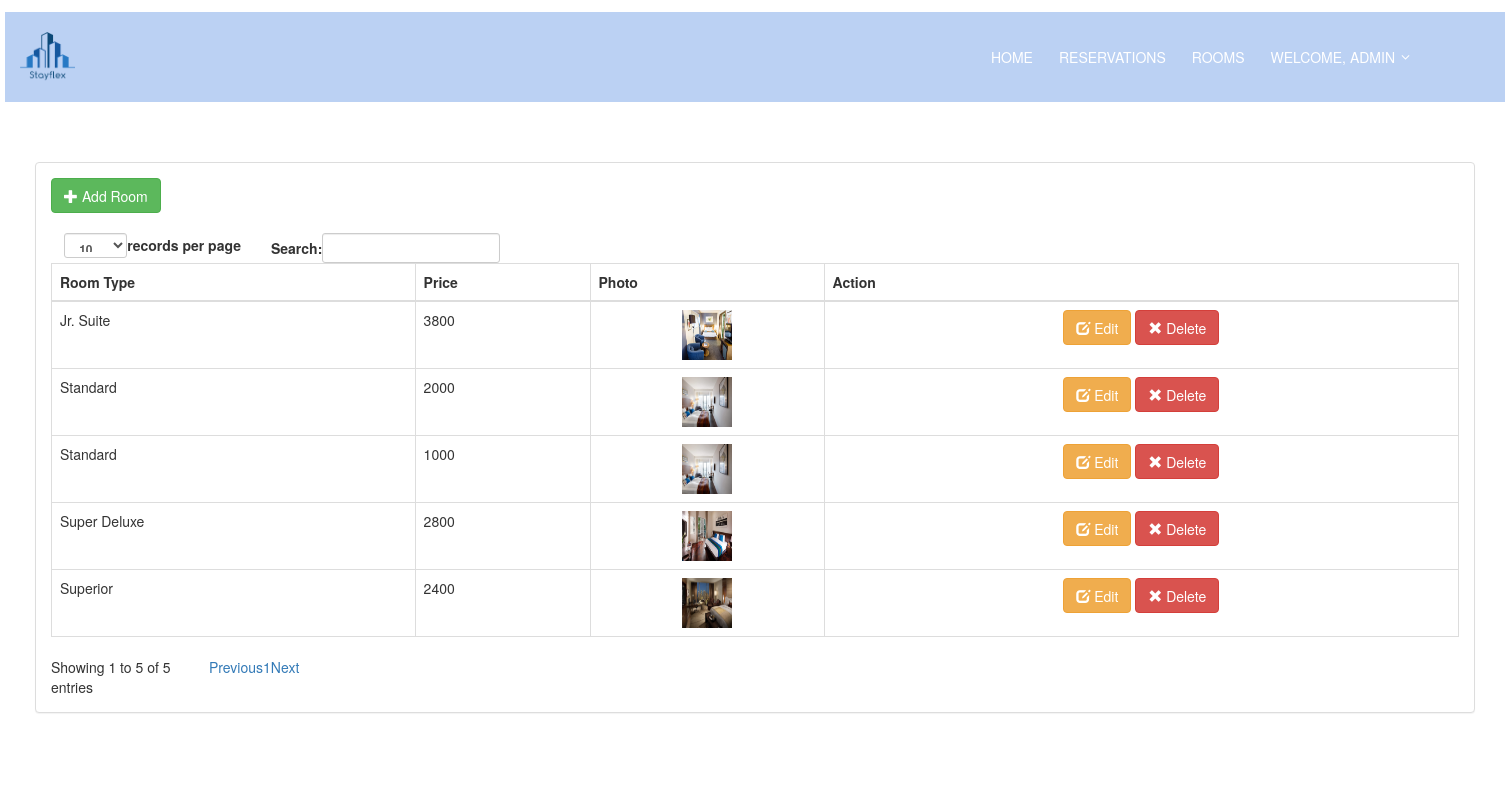
Screenshot of /admin/room.php (signed in) with the database file from the repository.
### tables this page shows
CREATE TABLE `room` (
  `room_id` int(11) NOT NULL,
  `room_type` varchar(50) NOT NULL,
  `total` int(100) NOT NULL,
  `price` varchar(11) NOT NULL,
  `photo` varchar(100) NOT NULL,
  `description` varchar(255) NOT NULL
);

### admin/room.php (the view, shortened to what this page needs)
<?php
include "includes/header.php";
?>
<section class="destinations-area section-gap">
	<div class="container">
	<div class = "container-fluid">
		<div class = "panel panel-default">
			<div class = "panel-body">
				<a class = "btn btn-success" href = "add_room.php"><i class = "glyphicon glyphicon-plus"></i> Add Room</a>
				<br />
				<br />
				<table id = "table" class = "table table-bordered">
					<thead>
						<tr>
							<th>Room Type</th>
							<th>Price</th>
							<th>Photo</th>
							<th>Action</th>
						</tr>
					</thead>
					<tbody>
					<?php
						$query = $conn->query("SELECT * FROM `room`") or die(mysqli_error());
						while($fetch = $query->fetch_array()){
					?>
						<tr>
							<td><?php echo $fetch['room_type']?></td>
							<td><?php echo $fetch['price']?></td>
							<td><center><img src = "../photo/<?php echo $fetch['photo']?>" height = "50" width = "50"/></center></td>
							<td><center><a class = "btn btn-warning" href = "edit_room.php?room_id=<?php echo $fetch['room_id']?>"><i class = "glyphicon glyphicon-edit"></i> Edit</a> <a class = "btn btn-danger" onclick = "confirmationDelete(this); return false;" href = "delete_room.php?room_id=<?php echo $fetch['room_id']?>"><i class = "glyphicon glyphicon-remove"></i> Delete</a></center></td>
						</tr>
					<?php
						}
					?>
					</tbody>
				</table>
			</div>
		</div>
	</div>
	</div>
</section>
<?php
	include "includes/footer.php";
?>

### css/main.css (style rules this page uses)
body { color: #777777; font-family: "Poppins", sans-serif; font-size: 14px; font-weight: 300; line-height: 1.625em; position: relative; }
a { -webkit-transition: all 0.3s ease 0s; -moz-transition: all 0.3s ease 0s; -o-transition: all 0.3s ease 0s; transition: all 0.3s ease 0s; }
a, a:focus, a:hover { text-decoration: none; outline: 0; }
.btn i, .btn-large i, .btn-floating i, .btn-large i, .btn-flat i { font-size: 1em; line-height: inherit; }
td, th { border-radius: 0px; }
.section-gap { padding: 60px 0; }
.destinations-area { background: #ffffff; }

### rows the page displays
room: room_type "Standard", price "2000", photo (picture)
room: room_type "Super Deluxe", price "2800", photo (picture)
room: room_type "Jr. Suite", price "3800", photo (picture)
room: room_type "Standard", price "1000", photo (picture)
room: room_type "Superior", price "2400", photo (picture)

### other values shown
$_SESSION["username"] "ADMIN"
